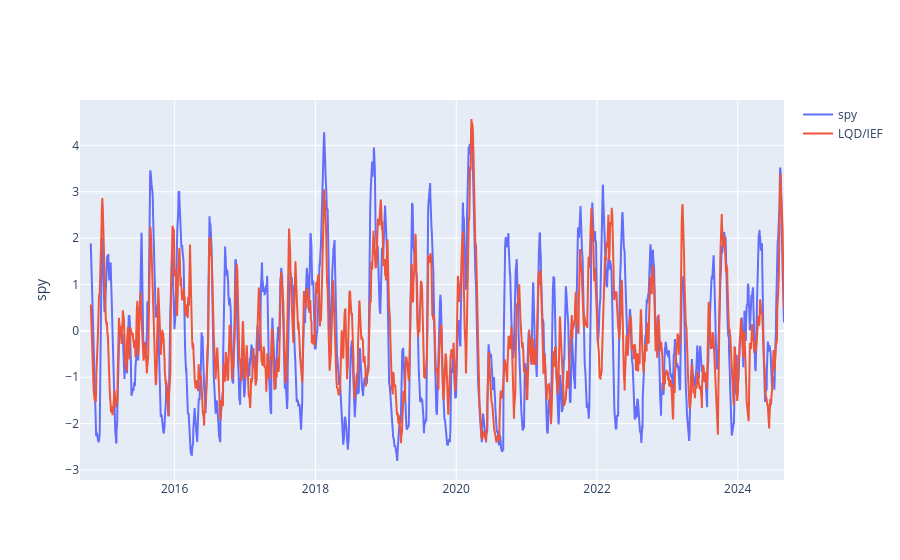

The code cell stored with this chart in its notebook:
### Code cell
plot_multi_time_series(
    [spy_vol, ratio_vol],
    name_list=["spy", "LQD/IEF"],
    yaxis_list=["y1", "y1"],
    yaxis_left=[True, True],
)

### Figure 1 — Plotly figure (JSON) as saved in the notebook; plotly's stock layout.template omitted (floating-point values rounded to 4 significant figures; data arrays with more than 128 entries replaced by an {"elided": "..."} marker saying what was removed)
{"data": [{"name": "spy", "type": "scatter", "x": {"elided": "2517 str values"}, "y": {"elided": "2517 float values"}, "yaxis": "y"}, {"name": "LQD/IEF", "type": "scatter", "x": {"elided": "2517 str values"}, "y": {"elided": "2517 float values"}, "yaxis": "y"}], "layout": {"autosize": true, "xaxis": {"autorange": true, "range": ["2014-08-28", "2024-08-28"], "type": "date"}, "yaxis": {"autorange": true, "range": [-3.215, 4.978], "side": "left", "title": {"text": "spy"}, "type": "linear"}}}
